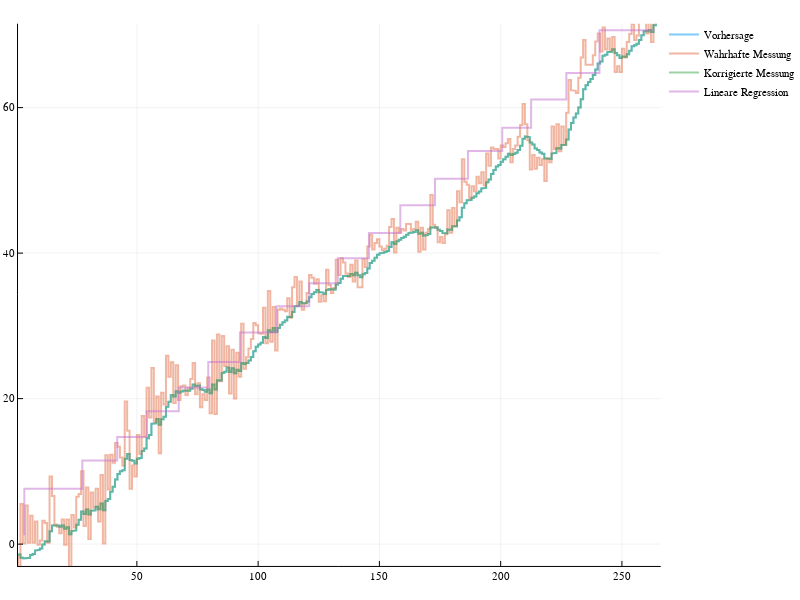

Source (notebook cell):
### Code cell
A = 1 # Zustandsübergangsmatrix
G = 1
Q = 0.5
R = 36 * error

x̂_0 = data[1, :GMSL]
# x̂_0 = f(1)
Σ_0 = -1.6

y = (step) -> data[step, :GMSL] #+ rand(Normal(0, R))

model = KalmanFilter.Kalman(A, Q, G, R, x̂_0, Σ_0)

length = 266
predicted = zeros(length)
fusioned = zeros(length)
confidence = zeros(length)
gains = zeros(length)
for i = 1:length
    y_cur = y(i)
    
    
    KalmanFilter.fusion(model, y_cur)
    fusioned[i] = model.x̂
    
    
    KalmanFilter.predict(model)
    predicted[i] = model.x̂
    
    confidence[i] = model.Σ
    gains[i] = KalmanFilter.kalmanGain(model)
end
plot(xlim = (1, length), ylim = (-3, f(length)))
plot!(predicted, label = "Vorhersage")
plot!(data[:Row], data[:GMSL], label = "Wahrhafte Messung")
plot!(fusioned, label = "Korrigierte Messung")
plot!(f, label = "Lineare Regression")

### Figure 1 — Plotly figure (JSON) as saved in the notebook; plotly's stock layout.template omitted (floating-point values rounded to 4 significant figures; data arrays with more than 128 entries replaced by an {"elided": "..."} marker saying what was removed)
{"data": [{"colorbar": {"title": ""}, "hoverinfo": "text", "legendgroup": "Vorhersage", "line": {"color": "rgba(0, 154, 250, 0.500)", "dash": "solid", "shape": "linear", "width": 2}, "mode": "lines", "name": "Vorhersage", "showlegend": true, "text": {"elided": "531 null values"}, "type": "scatter", "x": {"elided": "531 int values"}, "xaxis": "x1", "y": {"elided": "531 float values"}, "yaxis": "y1", "zmax": 0.1, "zmin": -0.1}, {"colorbar": {"title": ""}, "hoverinfo": "text", "legendgroup": "Wahrhafte Messung", "line": {"color": "rgba(227, 111, 71, 0.500)", "dash": "solid", "shape": "linear", "width": 2}, "mode": "lines", "name": "Wahrhafte Messung", "showlegend": true, "text": {"elided": "531 null values"}, "type": "scatter", "x": {"elided": "531 int values"}, "xaxis": "x1", "y": {"elided": "531 float values"}, "yaxis": "y1", "zmax": 0.1, "zmin": -0.1}, {"colorbar": {"title": ""}, "hoverinfo": "text", "legendgroup": "Korrigierte Messung", "line": {"color": "rgba(62, 164, 78, 0.500)", "dash": "solid", "shape": "linear", "width": 2}, "mode": "lines", "name": "Korrigierte Messung", "showlegend": true, "text": {"elided": "531 null values"}, "type": "scatter", "x": {"elided": "531 int values"}, "xaxis": "x1", "y": {"elided": "531 float values"}, "yaxis": "y1", "zmax": 0.1, "zmin": -0.1}, {"colorbar": {"title": ""}, "hoverinfo": "text", "legendgroup": "Lineare Regression", "line": {"color": "rgba(195, 113, 210, 0.500)", "dash": "solid", "shape": "linear", "width": 2}, "mode": "lines", "name": "Lineare Regression", "showlegend": true, "text": [null, null, null, null, null, null, null, null, null, null, null, null, null, null, null, null, null, null, null, null, null, null, null, null, null, null, null, null, null, null, null, null, null, null, null, null, null], "type": "scatter", "x": [3.588, 3.588, 27.52, 27.52, 41.9, 41.9, 54.06, 54.06, 67.26, 67.26, 79.44, 79.44, 92.49, 92.49, 107.6, 107.6, 121.1, 121.1, 132.8, 132.8, 145.7, 145.7, 158.6, 158.6, 172.9, 172.9, 186.5, 186.5, 200.7, 200.7, 212.6, 212.6, 227.1, 227.1, 240.7, 240.7, 262.6], "xaxis": "x1", "y": [1.215, 7.627, 7.627, 11.48, 11.48, 14.74, 14.74, 18.28, 18.28, 21.54, 21.54, 25.04, 25.04, 29.09, 29.09, 32.69, 32.69, 35.85, 35.85, 39.3, 39.3, 42.76, 42.76, 46.59, 46.59, 50.24, 50.24, 54.02, 54.02, 57.21, 57.21, 61.11, 61.11, 64.77, 64.77, 70.63, 70.63], "yaxis": "y1", "zmax": 0.1, "zmin": -0.1}], "layout": {"annotations": [], "height": 600, "legend": {"bgcolor": "rgba(255, 255, 255, 1.000)", "bordercolor": "rgba(0, 0, 0, 1.000)", "font": {"color": "rgba(0, 0, 0, 1.000)", "family": "sans-serif", "size": 11}, "tracegroupgap": 0, "x": 1, "y": 1}, "margin": {"b": 20, "l": 0, "r": 0, "t": 20}, "paper_bgcolor": "rgba(255, 255, 255, 1.000)", "plot_bgcolor": "rgba(255, 255, 255, 1.000)", "showlegend": true, "width": 800, "xaxis": {"anchor": "y1", "domain": [0.02714, 0.9951], "gridcolor": "rgba(0, 0, 0, 0.100)", "gridwidth": 0.5, "linecolor": "rgba(0, 0, 0, 1.000)", "mirror": false, "range": [1, 266], "showgrid": true, "showline": true, "showticklabels": true, "tickangle": 0, "tickcolor": "rgb(0, 0, 0)", "tickfont": {"color": "rgba(0, 0, 0, 1.000)", "family": "sans-serif", "size": 11}, "tickmode": "array", "ticks": "inside", "ticktext": ["50", "100", "150", "200", "250"], "tickvals": [50, 100, 150, 200, 250], "title": "", "titlefont": {"color": "rgba(0, 0, 0, 1.000)", "family": "sans-serif", "size": 15}, "type": "-", "visible": true, "zeroline": false, "zerolinecolor": "rgba(0, 0, 0, 1.000)"}, "yaxis": {"anchor": "x1", "domain": [0.02508, 0.9934], "gridcolor": "rgba(0, 0, 0, 0.100)", "gridwidth": 0.5, "linecolor": "rgba(0, 0, 0, 1.000)", "mirror": false, "range": [-3, 71.54], "showgrid": true, "showline": true, "showticklabels": true, "tickangle": 0, "tickcolor": "rgb(0, 0, 0)", "tickfont": {"color": "rgba(0, 0, 0, 1.000)", "family": "sans-serif", "size": 11}, "tickmode": "array", "ticks": "inside", "ticktext": ["0", "20", "40", "60"], "tickvals": [0, 20, 40, 60], "title": "", "titlefont": {"color": "rgba(0, 0, 0, 1.000)", "family": "sans-serif", "size": 15}, "type": "-", "visible": true, "zeroline": false, "zerolinecolor": "rgba(0, 0, 0, 1.000)"}}}
